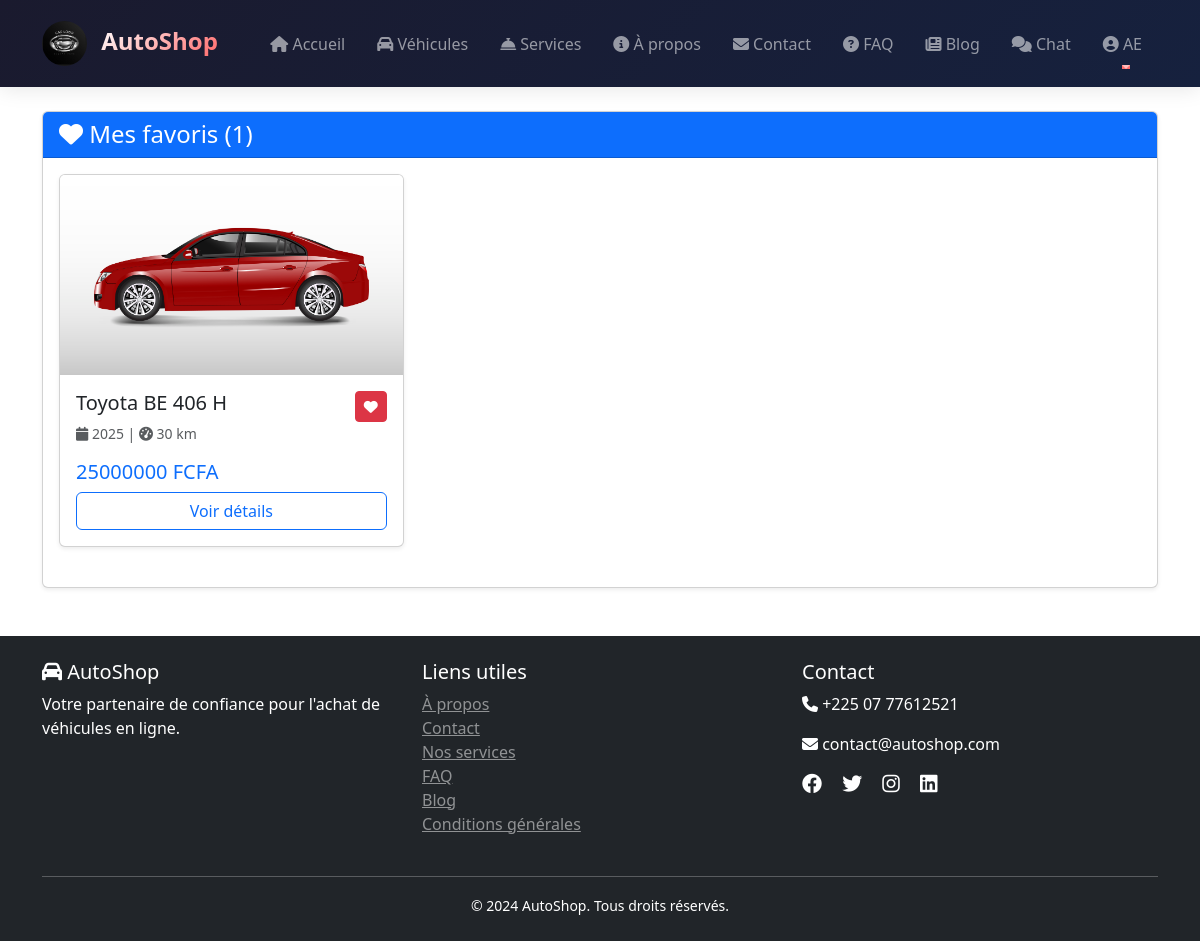
Page /favorites/list/ (signed in) on the committed database.
### favorites/models.py (models this page shows, shortened)
class Favorite(models.Model):
    user = models.ForeignKey(User, on_delete=models.CASCADE, related_name='favorites')
    vehicle = models.ForeignKey(Vehicle, on_delete=models.CASCADE, related_name='favorited_by')
    created_at = models.DateTimeField(auto_now_add=True)
    class Meta:
        unique_together = ['user', 'vehicle']
        ordering = ['-created_at']

### vehicles/models.py (models this page shows, shortened)
class Vehicle(models.Model):
    FUEL_TYPES = [
        ('ESSENCE', 'Essence'),
        ('DIESEL', 'Diesel'),
        ('ELECTRIQUE', 'Électrique'),
        ('HYBRIDE', 'Hybride'),
    ]
    TRANSMISSION_TYPES = [
        ('MANUAL', 'Manuelle'),
        ('AUTOMATIC', 'Automatique'),
    ]
    CONDITION_TYPES = [
        ('NEW', 'Neuf'),
        ('USED', 'Occasion'),
    ]
    brand = models.ForeignKey(Brand, on_delete=models.CASCADE, related_name='vehicles')
    model = models.CharField(max_length=100)
    year = models.IntegerField()
    price = models.DecimalField(max_digits=12, decimal_places=2)
    mileage = models.IntegerField(help_text="Kilométrage", null=True, blank=True)
    fuel_type = models.CharField(max_length=20, choices=FUEL_TYPES)
    transmission = models.CharField(max_length=20, choices=TRANSMISSION_TYPES)
    condition = models.CharField(max_length=20, choices=CONDITION_TYPES, default='USED')
    color = models.CharField(max_length=50)
    description = models.TextField()
    features = models.TextField(help_text="Caractéristiques séparées par des virgules")
    images = models.ImageField(upload_to='vehicles/', null=True, blank=True)
    is_available = models.BooleanField(default=True)
    created_at = models.DateTimeField(auto_now_add=True)
    updated_at = models.DateTimeField(auto_now=True)
    class Meta:
        ordering = ['-created_at']

class Brand(models.Model):
    name = models.CharField(max_length=100)
    logo = models.ImageField(upload_to='brands/', null=True, blank=True)
    country = models.CharField(max_length=100)
    class Meta:
        ordering = ['name']

### favorites/views.py (the view)
# urls.py: path('list/', views.favorite_list, name='favorite_list'),
@login_required
def favorite_list(request):
    favorites = Favorite.objects.filter(user=request.user)
    return render(request, 'favorites/favorite_list.html', {'favorites': favorites})

### favorites/templates/favorites/favorite_list.html (shortened to what this page needs)
{% extends 'base.html' %}
{% load static %}
{% block content %}
<div class="container">
    <div class="card shadow-sm">
        <div class="card-header bg-primary text-white">
            <h4 class="mb-0">
                <i class="fas fa-heart"></i> Mes favoris ({{ favorites.count }})
            </h4>
        </div>
        <div class="card-body">
            {% if favorites %}
                <div class="row">
                    {% for favorite in favorites %}
                        <div class="col-md-6 col-lg-4 mb-4">
                            <div class="card h-100 shadow-sm vehicle-card">
                                {% if favorite.vehicle.images %}
                                    <img src="{{ favorite.vehicle.images.url }}" class="card-img-top"
                                         alt="{{ favorite.vehicle.brand.name }} {{ favorite.vehicle.model }}"
                                         style="height: 200px; object-fit: cover;">
                                {% else %}
                                    <div class="card-img-top bg-secondary d-flex align-items-center justify-content-center"
                                         style="height: 200px;">
                                        <i class="fas fa-car fa-4x text-white"></i>
                                    </div>
                                {% endif %}
                                <div class="card-body">
                                    <div class="d-flex justify-content-between align-items-start">
                                        <h5 class="card-title">
                                            {{ favorite.vehicle.brand.name }} {{ favorite.vehicle.model }}
                                        </h5>
                                        <button class="btn btn-sm btn-danger favorite-btn"
                                                data-vehicle-id="{{ favorite.vehicle.id }}">
                                            <i class="fas fa-heart"></i>
                                        </button>
                                    </div>
                                    <p class="text-muted small">
                                        <i class="fas fa-calendar"></i> {{ favorite.vehicle.year }} |
                                        <i class="fas fa-tachometer-alt"></i>
                                        {% if favorite.vehicle.mileage %}
                                            {{ favorite.vehicle.mileage }} km
                                        {% else %}
                                            Neuf
                                        {% endif %}
                                    </p>
                                    <h5 class="text-primary">{{ favorite.vehicle.price|floatformat:0 }} FCFA</h5>
                                    <div class="d-grid gap-2">
                                        <a href="{% url 'vehicle_detail' favorite.vehicle.id %}"
                                           class="btn btn-outline-primary">
                                            Voir détails
                                        </a>
                                    </div>
                                </div>
                            </div>
                        </div>
                    {% endfor %}
                </div>
            {% endif %}
        </div>
    </div>
</div>
{% endblock %}

### vehicles/templates/base.html (shortened to what this page needs)
{% load static %}
<!DOCTYPE html>
<html lang="fr">
<head>
    <link href="https://cdn.jsdelivr.net/npm/bootstrap@5.3.0/dist/css/bootstrap.min.css" rel="stylesheet">
    <link rel="stylesheet" href="https://cdnjs.cloudflare.com/ajax/libs/font-awesome/6.4.0/css/all.min.css">
</head>
<body>
    <nav class="navbar navbar-expand-lg navbar-dark">
        <div class="container">
            <a class="navbar-brand" href="{% url 'home' %}">
                <div style="display: inline-block;">
                    <img src="{% static 'images/logo.png' %}"
                         alt="AutoShop Logo"
                         height="45"
                         width="45"
                         style="border-radius: 50%; object-fit: cover;">
                </div>
                <span class="ms-2" style="font-weight: 700; background: linear-gradient(135deg, #fff 0%, #ff6b6b 100%); -webkit-background-clip: text; -webkit-text-fill-color: transparent;">
                    AutoShop
                </span>
            </a>
<div class="collapse navbar-collapse" id="navbarNav">
    <ul class="navbar-nav ms-auto">
        <li class="nav-item">
            <a class="nav-link {% if request.path == '/' %}active{% endif %}" href="{% url 'home' %}">
                <i class="fas fa-home"></i> Accueil
            </a>
        </li>
        <li class="nav-item">
            <a class="nav-link {% if 'vehicles' in request.path %}active{% endif %}" href="{% url 'vehicle_list' %}">
                <i class="fas fa-car"></i> Véhicules
            </a>
        </li>
        <li class="nav-item">
            <a class="nav-link {% if 'services' in request.path %}active{% endif %}" href="{% url 'services' %}">
                <i class="fas fa-concierge-bell"></i> Services
            </a>
        </li>
        <li class="nav-item">
            <a class="nav-link {% if 'about' in request.path %}active{% endif %}" href="{% url 'about' %}">
                <i class="fas fa-info-circle"></i> À propos
            </a>
        </li>
        <li class="nav-item">
            <a class="nav-link {% if 'contact' in request.path %}active{% endif %}" href="{% url 'contact' %}">
                <i class="fas fa-envelope"></i> Contact
            </a>
        </li>
        <li class="nav-item">
            <a class="nav-link {% if 'faq' in request.path %}active{% endif %}" href="{% url 'faq' %}">
                <i class="fas fa-question-circle"></i> FAQ
            </a>
        </li>
        <li class="nav-item">
            <a class="nav-link {% if 'blog' in request.path %}active{% endif %}" href="{% url 'blog_home' %}">
                <i class="fas fa-newspaper"></i> Blog
            </a>
        </li>
        <li class="nav-item">
            <a class="nav-link {% if 'chat' in request.path %}active{% endif %}" href="{% url 'chat_room' room_name='support' %}">
                <i class="fas fa-comments"></i> Chat
            </a>
        </li>
        {% if user.is_authenticated %}
            <li class="nav-item dropdown">
                <a class="nav-link dropdown-toggle" href="#" data-bs-toggle="dropdown">
                    <i class="fas fa-user-circle"></i> {{ user.username }}
                </a>
            </li>
        {% endif %}
    </ul>
</div>
    </nav>
    <main class="container-fluid mt-4">
        {% block content %}{% endblock %}
    </main>
    <footer class="bg-dark text-white mt-5 py-4">
        <div class="container">
            <div class="row">
                <div class="col-md-4">
                    <h5><i class="fas fa-car"></i> AutoShop</h5>
                    <p>Votre partenaire de confiance pour l'achat de véhicules en ligne.</p>
                </div>
                <div class="col-md-4">
                    <h5>Liens utiles</h5>
                    <ul class="list-unstyled">
                        <li><a href="{% url 'about' %}" class="text-white-50">À propos</a></li>
                        <li><a href="{% url 'contact' %}" class="text-white-50">Contact</a></li>
                        <li><a href="{% url 'services' %}" class="text-white-50">Nos services</a></li>
                        <li><a href="{% url 'faq' %}" class="text-white-50">FAQ</a></li>
                        <li><a href="{% url 'blog_home' %}" class="text-white-50">Blog</a></li>
                        <li><a href="#" class="text-white-50">Conditions générales</a></li>
                    </ul>
                </div>
                <div class="col-md-4">
                    <h5>Contact</h5>
                    <p><i class="fas fa-phone"></i> +225 07 77612521</p>
                    <p><i class="fas fa-envelope"></i> contact@autoshop.com</p>
                    <div class="social-links mt-3">
                        <a href="#" class="text-white me-3"><i class="fab fa-facebook fa-lg"></i></a>
                        <a href="#" class="text-white me-3"><i class="fab fa-twitter fa-lg"></i></a>
                        <a href="#" class="text-white me-3"><i class="fab fa-instagram fa-lg"></i></a>
                        <a href="#" class="text-white"><i class="fab fa-linkedin fa-lg"></i></a>
                    </div>
                </div>
            </div>
            <hr class="mt-4">
            <div class="text-center">
                <small>&copy; 2024 AutoShop. Tous droits réservés.</small>
            </div>
        </div>
    </footer>
</body>
</html>

### vehicles/templates/base.html (style rules this page uses)
.navbar { background: linear-gradient(135deg, #1a1a2e 0%, #16213e 100%) !important; box-shadow: 0 2px 20px rgba(0,0,0,0.1); padding: 1rem 0; }
.navbar-brand { font-weight: 700; font-size: 1.5rem; transition: transform 0.3s; }
.nav-link { font-weight: 500; margin: 0 0.5rem; transition: all 0.3s; position: relative; }
.nav-link::after { content: ''; position: absolute; bottom: -5px; left: 50%; width: 0; height: 2px; background: #ff6b6b; transition: all 0.3s; transform: translateX(-50%); }

### favorites/templates/favorites/favorite_list.html (style rules this page uses)
.vehicle-card { transition: transform 0.3s; }
.favorite-btn { transition: all 0.3s; }

### rows in the picture
Favorite: vehicle.images (picture), vehicle.brand.name "Toyota", vehicle.model "BE 406 H", vehicle.year "2025", vehicle.mileage "30", vehicle.price "25000000"

### other values in the picture
{{ user.username }} "AE"
{{ favorites.count }} "1"
